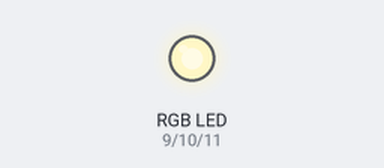
Recording of a sketch running on a simulated Arduino Uno, built with avr-gcc and run on an emulated ATmega328P. On the bench: an RGB LED mixed from three pins (HIGH = lit).

Above: at 10.65 s.
Timing chart, 0 to 40.0 s (numbered marks = the images above):
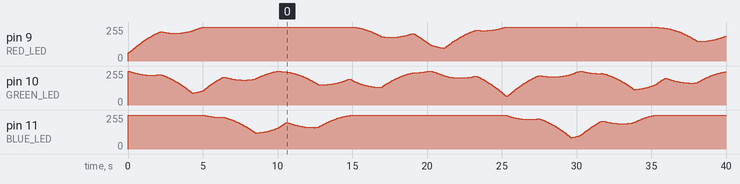

The sketch:

project_ibm.ino
```cpp
#define RED_LED 9
#define GREEN_LED 10
#define BLUE_LED 11

#define MIN_CO2 447
#define GOOD_CO2 457
#define MAX_CO2 467

#define MIN_TEMP 21
#define MAX_TEMP 23

void setup() {
  pinMode(RED_LED, OUTPUT);
  pinMode(GREEN_LED, OUTPUT);
  pinMode(BLUE_LED, OUTPUT);
}

int mapBrightness(float temp) {
  float tempTemp = temp - 20;
  tempTemp = tempTemp * 64;
  return tempTemp;
}

void goLeds(float r, float g, float b, int bright) {
  analogWrite(RED_LED, 255 - (bright * r));
  analogWrite(GREEN_LED, 255 - (bright * g));
  analogWrite(BLUE_LED, 255 - (bright * b));
}

float merryGoLoop = MIN_CO2; // max is MAX_CO2
float merryGoLoop2 = MAX_TEMP; // max is MAX_TEMP
int merryGoDir = 1;
int merryGoDir2 = 1;

float fetchTemperature() {
  // temp fetch code here
  // degrees C
  //return 23.69;
  return constrain(merryGoLoop2, MIN_TEMP, MAX_TEMP);
}

float fetchCO2() {
  // co2 fetch code here
  // ppm
  //return 457.20;
  return constrain(merryGoLoop, MIN_CO2, MAX_CO2);
}

void loop() {
  float currentTemperature = fetchTemperature();
  float currentCarbonDioxide = fetchCO2();

  // LED brightness corresponds to the current temperature
  // 22C maps to 127 PWM
  // relative: 1C is 63 PWM
  int ledBrightness = mapBrightness(currentTemperature);

  // let's work out each led
  // these should ADD UP TO 1
  float red = 0, green = 0, blue = 0;
  if (currentCarbonDioxide < MIN_CO2) {
    red = 1;
  } else if (currentCarbonDioxide > MAX_CO2) {
    blue = 1;
  } else if (currentCarbonDioxide < GOOD_CO2) {
    green = (currentCarbonDioxide - MIN_CO2) / (GOOD_CO2 - MIN_CO2);
    red = 1 - green;
  } else {
    blue = (currentCarbonDioxide - GOOD_CO2) / (MAX_CO2 - GOOD_CO2);
    green = 1 - blue;
  }

  // now set the leds!
  goLeds(red, green, blue, ledBrightness);

  delay(50);

  // mockup code
  merryGoLoop += 0.1 * merryGoDir;
  merryGoLoop2 += 0.05 * merryGoDir2;

  if (merryGoLoop > MAX_CO2 || merryGoLoop < MIN_CO2)
    merryGoDir = -merryGoDir;

  if (merryGoLoop2 > MAX_TEMP || merryGoLoop2 < MIN_TEMP)
    merryGoDir2 = -merryGoDir2;
  // end mockup code
}
```
